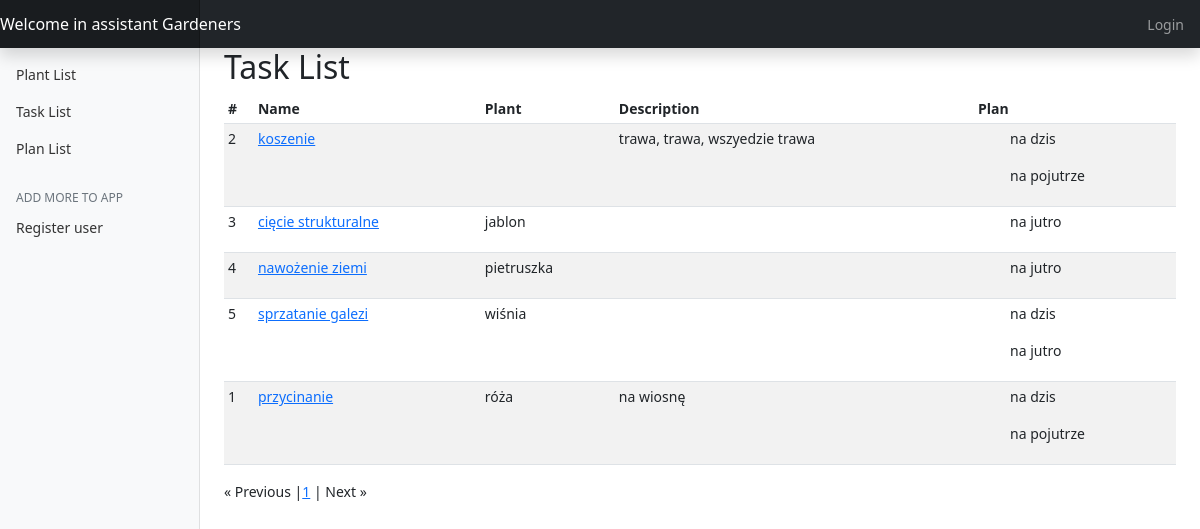
The app's page /task_list with its own data.
### garden_app/models.py (models this page shows, shortened)
class Task(models.Model):
    name = models.CharField(max_length=60)
    description = models.TextField(blank=True, null=True)
    plant = models.ForeignKey(Plant, default=None, null=True, blank=True, on_delete=models.CASCADE)
    plan = models.ManyToManyField(PlanOfWork, blank=True)

class PlanOfWork(models.Model):
    name = models.CharField(max_length=60)
    description = models.TextField(blank=True, null=True)
    created = models.DateField(auto_now=True)
    date = models.DateField(default=date.today)

class Plant(models.Model):
    name = models.CharField(max_length=60)
    species = models.CharField(null=True, blank=True, max_length=60)
    description = models.TextField(blank=True, null=True)
    amount = models.IntegerField(default=1)
    unit = models.ForeignKey(Unit, on_delete=models.CASCADE)
    type = models.ForeignKey(PlantType, on_delete=models.CASCADE)

### garden_app/views.py (the view)
# urls.py: path("task_list", views.TaskListView.as_view(), name="task_list"),
class TaskListView(View):
    def get(self, request):
        task_list = Task.objects.all().order_by('plant')
        paginator = Paginator(task_list, 10)
        page = request.GET.get('page')
        tasks = paginator.get_page(page)
        return render(request, "task_list.html", {"tasks": tasks})

### templates/task_list.html (shortened to what this page needs)
{% extends 'base.html' %}
{% load static %}
{% block table %}
    <main role="main" class="col-md-9 ml-sm-auto col-lg-10 px-4">
    <h2>Task List</h2>
      <div class="table-responsive">
        <table class="table table-striped table-sm">
          <thead>
            <tr>
              <th>#</th>
              <th>Name</th>
              <th>Plant</th>
              <th>Description</th>
              <th>Plan</th>
            </tr>
          </thead>
          <tbody>
          {% for task in tasks %}
            <tr>
              <td>{{ task.id }}</td>
                <td><a href="/task_view/{{ task.id }}" class="">{{ task.name }}</a></td>
              <td>{{ task.plant.name }}</td>
              <td>{{ task.description }}</td>
                <td>
                    {% for plan in task.plan.all %}
                    <ol>{{ plan.name }}</ol>
                    {% endfor %}
                </td>
            </tr>
          {% endfor %}
          </tbody>
        </table>
      </div>
  <div class="dashboard-menu">
    <span class="step-links">
        {% if tasks.has_previous %}
            <a href="?page=1">&laquo; First page </a>
            <a href="?page={{ tasks.previous_page_number }}">&laquo; Previous</a>
            {% elif tasks.has_previous == False %}
                        &laquo; Previous
        {% endif %}
        <span class="color-header text-uppercase">
        {% for page in tasks.paginator.page_range %}
        |<a href="?page={{ page }}">{{ page }}</a>
        {% endfor %}|
        </span>
        {% if tasks.has_next %}
            <a href="?page={{ tasks.next_page_number }}">Next &raquo;</a>
        {% elif tasks.has_next == False %}
        Next &raquo;
        {% endif %}
    </span>
  </div>
    </div>
{% endblock %}

### records on screen
Task: id "2", name "koszenie", description "trawa, trawa, wszyedzie trawa"
PlanOfWork: name "na dzis"
PlanOfWork: name "na pojutrze"
Task: id "3", name "cięcie strukturalne", plant.name "jablon"
PlanOfWork: name "na jutro"
Task: id "4", name "nawożenie ziemi", plant.name "pietruszka"
Task: id "5", name "sprzatanie galezi", plant.name "wiśnia"
Task: id "1", name "przycinanie", plant.name "róża", description "na wiosnę"

### other values on screen
{{ page }} "1"
